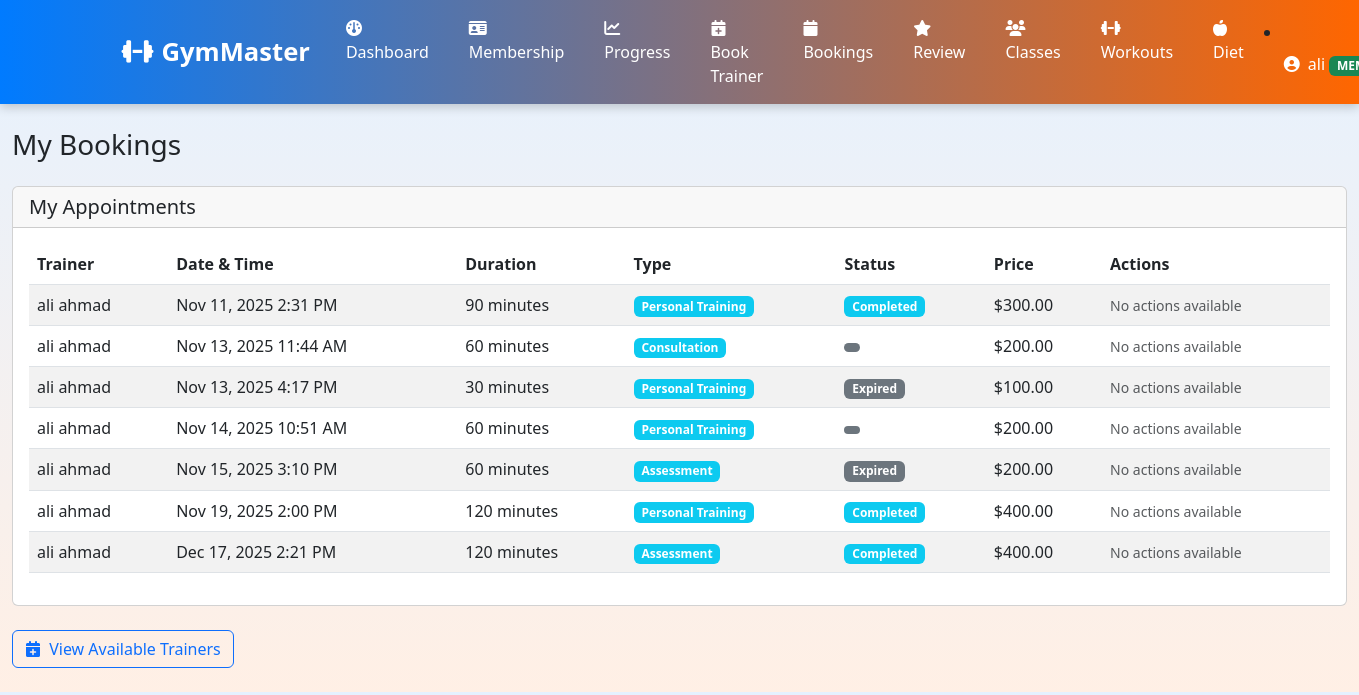
Screenshot of /my_bookings.php (signed in) with the database file from the repository.
### tables this page shows
CREATE TABLE `appointments` (
  `appointment_id` int(11) NOT NULL,
  `trainer_id` int(11) NOT NULL,
  `user_id` int(11) NOT NULL,
  `appointment_date` datetime NOT NULL,
  `duration_minutes` int(11) DEFAULT 60,
  `session_type` enum('personal_training','consultation','assessment') DEFAULT NULL,
  `status` enum('pending','scheduled','completed','cancelled','no_show','expired') NOT NULL DEFAULT 'pending',
  `notes` text DEFAULT NULL,
  `created_at` datetime DEFAULT current_timestamp(),
  `updated_at` datetime DEFAULT current_timestamp() ON UPDATE current_timestamp()
);

CREATE TABLE `users` (
  `user_id` int(11) NOT NULL,
  `username` varchar(50) NOT NULL,
  `password` varchar(255) NOT NULL,
  `role` enum('admin','member','trainer') NOT NULL,
  `full_name` varchar(100) NOT NULL,
  `email` varchar(100) NOT NULL,
  `phone` varchar(20) DEFAULT NULL,
  `date_of_birth` date DEFAULT NULL,
  `gender` enum('male','female','other') DEFAULT NULL,
  `address` text DEFAULT NULL,
  `created_at` datetime DEFAULT current_timestamp(),
  `updated_at` datetime DEFAULT current_timestamp() ON UPDATE current_timestamp()
);

CREATE TABLE `trainers` (
  `trainer_id` int(11) NOT NULL,
  `user_id` int(11) NOT NULL,
  `specialty` varchar(100) DEFAULT NULL,
  `biography` text DEFAULT NULL,
  `shift_start` time DEFAULT NULL,
  `shift_end` time DEFAULT NULL,
  `working_days` set('monday','tuesday','wednesday','thursday','friday','saturday','sunday') DEFAULT NULL,
  `hourly_rate` decimal(8,2) DEFAULT NULL,
  `is_active` tinyint(1) DEFAULT 1,
  `created_at` datetime DEFAULT current_timestamp(),
  `updated_at` datetime DEFAULT current_timestamp() ON UPDATE current_timestamp()
);

### my_bookings.php (the view, shortened to what this page needs)
<?php
include 'config.php';
include 'nav.php';
$user_id = $_SESSION['user_id'];
$my_appointments = $conn->query("
    SELECT a.*, u.full_name AS trainer_name, tr.hourly_rate
    FROM Appointments a
    JOIN Trainers tr ON a.trainer_id = tr.trainer_id
    JOIN Users u ON tr.user_id = u.user_id
    WHERE a.user_id = $user_id
    ORDER BY a.appointment_date ASC
");
?>
<!DOCTYPE html>
<html lang="en">
<head>
    <link href="https://cdn.jsdelivr.net/npm/bootstrap@5.3.0/dist/css/bootstrap.min.css" rel="stylesheet">
    <link rel="stylesheet" href="https://cdnjs.cloudflare.com/ajax/libs/font-awesome/6.4.0/css/all.min.css">
</head>
<body>
<div class="container-fluid py-4">
    <div class="row">
        <div class="col-12">
            <h1 class="h3 mb-4">My Bookings</h1>
            <div class="card mb-4">
                <div class="card-header">
                    <h5 class="card-title mb-0">My Appointments</h5>
                </div>
                <div class="card-body">
                    <?php if($my_appointments->num_rows > 0): ?>
                        <div class="table-responsive">
                            <table class="table table-striped">
                                <thead>
                                    <tr>
                                        <th>Trainer</th>
                                        <th>Date & Time</th>
                                        <th>Duration</th>
                                        <th>Type</th>
                                        <th>Status</th>
                                        <th>Price</th>
                                        <th>Actions</th>
                                    </tr>
                                </thead>
                                <tbody>
                                    <?php while($appointment = $my_appointments->fetch_assoc()):
                                        $price = ($appointment['hourly_rate'] / 60) * $appointment['duration_minutes'];
                                        $status_badge = [
                                            'pending' => 'warning',
                                            'scheduled' => 'success',
                                            'completed' => 'info',
                                            'cancelled' => 'danger',
                                            'no_show' => 'secondary'
                                        ];
                                    ?>
                                    <tr>
                                        <td><?php echo htmlspecialchars($appointment['trainer_name']); ?></td>
                                        <td><?php echo date('M d, Y g:i A', strtotime($appointment['appointment_date'])); ?></td>
                                        <td><?php echo $appointment['duration_minutes']; ?> minutes</td>
                                        <td>
                                            <span class="badge bg-info text-capitalize">
                                                <?php echo str_replace('_', ' ', $appointment['session_type']); ?>
                                            </span>
                                        </td>
                                        <td>
                                            <span class="badge bg-<?php echo $status_badge[$appointment['status']] ?? 'secondary'; ?>">
                                                <?php echo ucfirst($appointment['status']); ?>
                                            </span>
                                        </td>
                                        <td>$<?php echo number_format($price, 2); ?></td>
                                        <td>
                                            <?php if($appointment['status'] == 'pending'): ?>
                                                <form method="POST" action="my_bookings.php" class="d-inline" onsubmit="return confirm('Are you sure you want to cancel this appointment request?');">
                                                    <input type="hidden" name="appointment_id" value="<?php echo $appointment['appointment_id']; ?>">
                                                    <input type="hidden" name="cancel_appointment" value="1">
                                                    <button type="submit" class="btn btn-sm btn-outline-danger">
                                                        <i class="fas fa-times me-1"></i>Cancel
                                                    </button>
                                                </form>
                                            <?php else: ?>
                                                <span class="text-muted small">No actions available</span>
                                            <?php endif; ?>
                                        </td>
                                    </tr>
                                    <?php endwhile; ?>
                                </tbody>
                            </table>
                        </div>
                    <?php else: ?>
                        <p class="text-muted">You don't have any appointments scheduled.</p>
                    <?php endif; ?>
                </div>
            </div>
            <a href="book_trainer.php" class="btn btn-outline-primary">
                <i class="fas fa-calendar-plus me-1"></i> View Available Trainers
            </a>
        </div>
    </div>
</div>
</body>
</html>

### nav.php (style rules this page uses)
:root { --gradient-nav: linear-gradient(90deg,#007bff,#ff6600); --light-gradient: linear-gradient(180deg,#007bff1a,#ff66001a); }
body { font-family:'Poppins',sans-serif; background:var(--light-gradient); }
.badge { font-size:.65rem; }

### rows the page displays
appointments: users.full_name "ali ahmad", appointment_date "Nov 11, 2025 2:31 PM", duration_minutes "90", session_type "Personal Training", status "Completed", price "300.00", shows "No actions available"
appointments: users.full_name "ali ahmad", appointment_date "Nov 13, 2025 11:44 AM", duration_minutes "60", session_type "Consultation", trainer.hourly_rate "200.00", status "No actions available"
appointments: users.full_name "ali ahmad", appointment_date "Nov 13, 2025 4:17 PM", duration_minutes "30", session_type "Personal Training", status "Expired", price "100.00", shows "No actions available"
appointments: users.full_name "ali ahmad", appointment_date "Nov 14, 2025 10:51 AM", duration_minutes "60", session_type "Personal Training", trainer.hourly_rate "200.00", status "No actions available"
appointments: users.full_name "ali ahmad", appointment_date "Nov 15, 2025 3:10 PM", duration_minutes "60", session_type "Assessment", status "Expired", trainer.hourly_rate "200.00", shows "No actions available"
appointments: users.full_name "ali ahmad", appointment_date "Nov 19, 2025 2:00 PM", duration_minutes "120", session_type "Personal Training", status "Completed", price "400.00", shows "No actions available"
appointments: users.full_name "ali ahmad", appointment_date "Dec 17, 2025 2:21 PM", duration_minutes "120", session_type "Assessment", status "Completed", price "400.00", shows "No actions available"

### other values shown
$_SESSION['full_name'] "ali"
